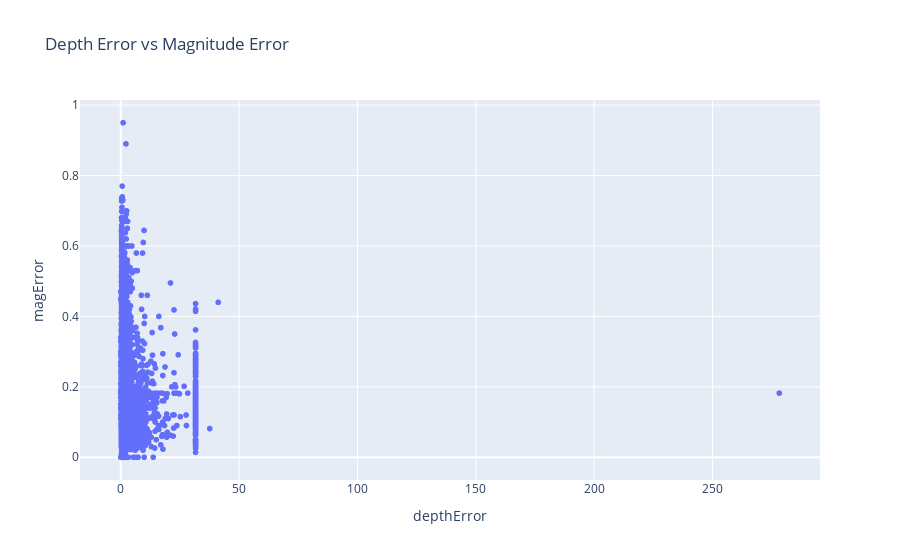

Notebook code cell kept with this figure:
### Code cell
fig = px.scatter(df, x='depthError' , y = 'magError', title='Depth Error vs Magnitude Error')
fig.show()

### Figure 1 — Plotly figure (JSON) as saved in the notebook; plotly's stock layout.template omitted (floating-point values rounded to 4 significant figures; data arrays with more than 128 entries replaced by an {"elided": "..."} marker saying what was removed)
{"data": [{"hovertemplate": "depthError=%{x}<br>magError=%{y}<extra></extra>", "legendgroup": "", "marker": {"color": "#636efa", "symbol": "circle"}, "mode": "markers", "name": "", "showlegend": false, "type": "scattergl", "x": {"elided": "9950 float values"}, "xaxis": "x", "y": {"elided": "9950 float values"}, "yaxis": "y"}], "layout": {"legend": {"tracegroupgap": 0}, "title": {"text": "Depth Error vs Magnitude Error"}, "xaxis": {"anchor": "y", "domain": [0, 1], "title": {"text": "depthError"}}, "yaxis": {"anchor": "x", "domain": [0, 1], "title": {"text": "magError"}}}}
